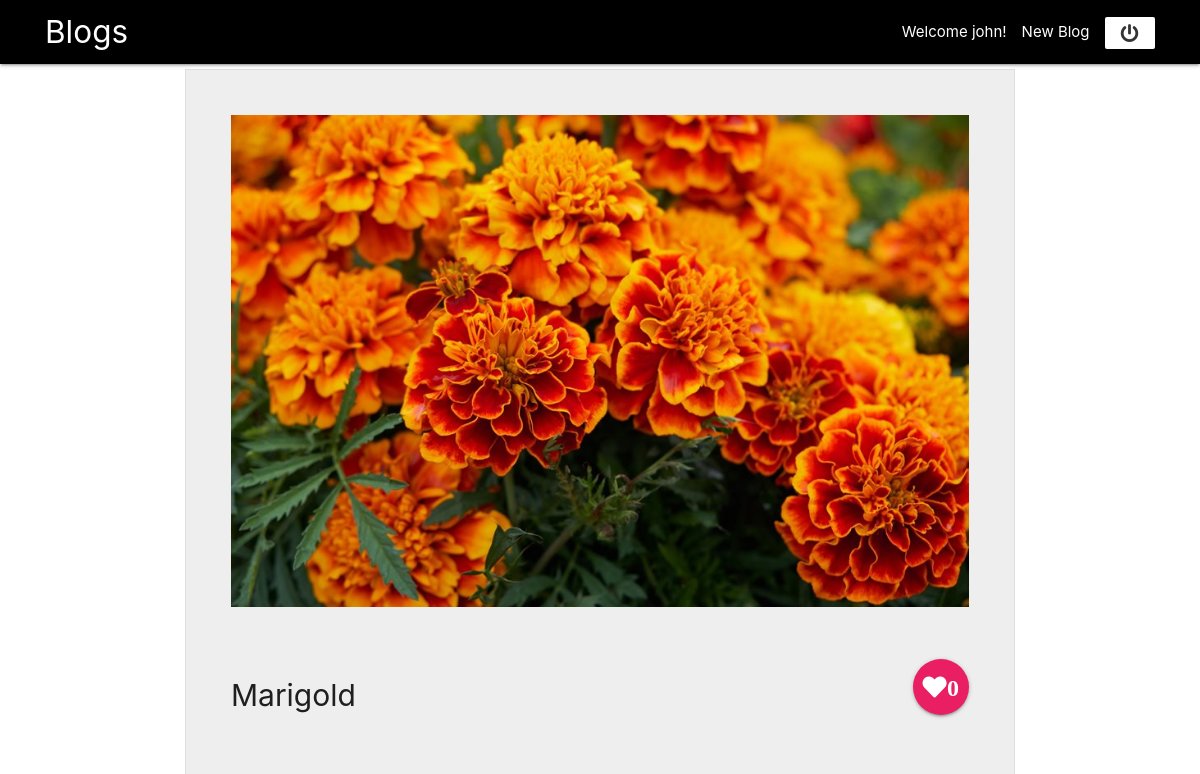
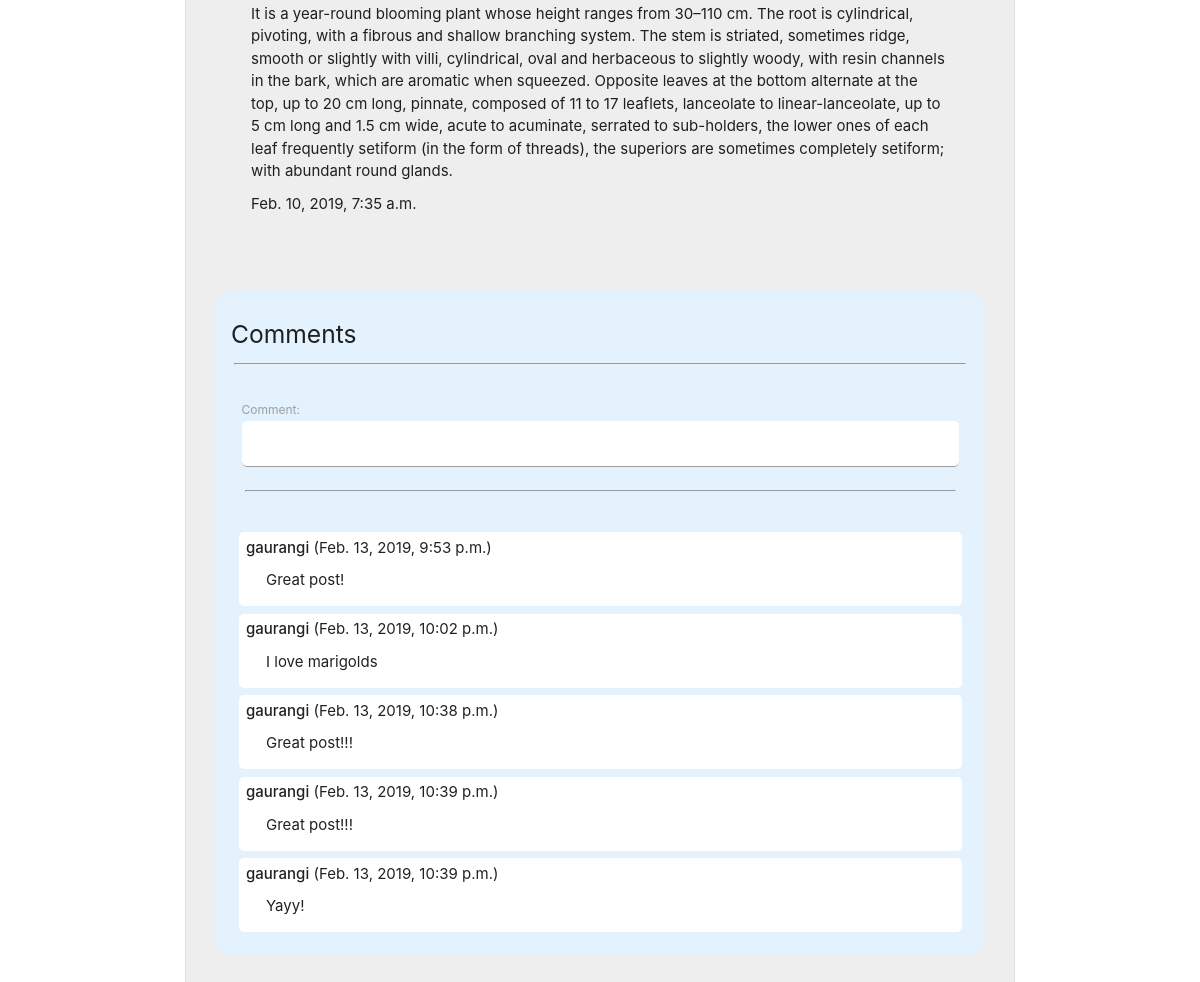
Screenshot of /blogs/marigold/ (signed in) with the database file from the repository (2 pictures, top to bottom).
### bloglist/models.py (models this page shows, shortened)
class Blog(models.Model):
    title=models.CharField(max_length=100)
    slug=models.SlugField()
    description=models.TextField()
    likes=models.ManyToManyField(User, related_name='likes', blank=True)
    date=models.DateTimeField(auto_now_add=True)
    thumb=models.ImageField(default='default.png', blank=True)
    author=models.ForeignKey(User, default=None, on_delete=models.CASCADE)
    def total_likes(self):
        return self.likes.count()

class Comment(models.Model):
    blog=models.ForeignKey(Blog, default=None, on_delete=models.CASCADE)
    comment=models.CharField(max_length=255)
    author = models.ForeignKey(User, default=None, on_delete=models.CASCADE)
    date = models.DateTimeField(auto_now_add=True)

### bloglist/views.py (the view)
# urls.py: path('<slug:slug>/', views.blog_details, name='detail')
def blog_details(request, slug):
    blog = Blog.objects.get(slug = slug)
    comments = Comment.objects.filter(blog=blog.id).order_by('date')[:5]
    if request.method == "POST":
        print(request.POST)
        if "likes" in request.POST:
            blog.likes.add(request.user)
            print(blog.likes)
            form = forms.CreateComment()
            return render(request, 'bloglist/blog_detail.html', {'blog': blog, 'comments': comments, 'form': form})
        else:
            form = forms.CreateComment(request.POST)
            if form.is_valid():
                new_comment=form.save(commit=False)
                new_comment.blog=blog
                new_comment.author=request.user if request.user else 'guest'
                new_comment.save()
                form = forms.CreateComment()
                return render(request, 'bloglist/blog_detail.html', {'blog': blog, 'comments': comments, 'form':form})
    else:
        form = forms.CreateComment()
    return render(request, 'bloglist/blog_detail.html', {'blog': blog, 'comments':comments, 'form':form })

### bloglist/forms.py
class CreateComment(forms.ModelForm):
    class Meta:
        model = models.Comment
        fields = ['comment']
    def __init__(self, *args, **kwargs):
        super().__init__(*args, **kwargs)
        self.fields['comment'].widget.attrs.update({'class': 'special'})

### bloglist/templates/bloglist/blog_detail.html (shortened to what this page needs)
{% extends 'base_layout.html' %}
{% block content %}
<div class="container">
    {% if blog %}
    <div class="blog-detail grey lighten-3">
    <div class="blog">
      <img src="{{ blog.thumb.url }}" alt="Thumbnail" />
        <div class="row likes">
            <h2 class="left">{{ blog.title }}</h2>
            {% if user.is_authenticated %}
            <form class="right" action="{% url 'bloglist:detail' blog.slug %}" method="post">
            <button class="btn-floating btn-large pink right" type="submit" name="likes" value="{{blog.id}}"><i class="fas fa-heart">{{blog.total_likes}}</i></button>
            </form>
            {% else %}
            <button class="btn-floating pink btn-large right" type="" name="likes" value="{{blog.id}}"><i class="fas fa-heart">{{blog.total_likes}}</i></button>
            {% endif %}
        </div>
        <div class="row">
      <p>{{ blog.description }}</p>
      <p>{{ blog.date }}</p>
    </div>
  </div>
    <div class="blog blue lighten-5">
        <h5>Comments</h5>
        <hr>
        {% if user.is_authenticated %}
        <div class="comment-form">
        <form action="{% url 'bloglist:detail' blog.slug %}" method="post">
            {{ form }}
        </form>
        <hr>
        </div>
        {% endif %}
        {% if comments %}
        {% for comment in comments %}
        <div class="comments">
            <strong>{{ comment.author }}</strong>
            <span class="date"> ({{ comment.date }})</span>
            <p>{{ comment.comment|linebreaks }}</p>
        </div>
      {% endfor %}
      {% else %}
        <p>No comments here yet :(</p>
      {% endif %}
     </div>
     {% else %}
       <p>There are no Blogs!</p>
    {% endif %}
    </div>
    </div>
{% endblock %}

### templates/base_layout.html (shortened to what this page needs)
{% load static from staticfiles %}
<!DOCTYPE html>
<html lang="en">
<head>
    <link rel="stylesheet" href="{% static 'style.css' %}">
    <link rel="stylesheet" href="https://cdnjs.cloudflare.com/ajax/libs/materialize/1.0.0/css/materialize.min.css">
    <link rel="stylesheet" href="https://use.fontawesome.com/releases/v5.7.1/css/all.css">
</head>
<body>
    <div class="navbar-fixed">
        <nav class="black">
            <div class="navbar-wrapper black ">
                <a href="{% url 'homepage' %}" class="brand-logo">Blogs</a>
                <ul class="right hide-on-med-and-down">
                    {% if user.is_authenticated %}
                    <li>Welcome {{user}}!</li>
                    <li><a href="{% url 'bloglist:create' %}" >New Blog </a>
                    </li>
                    <li>
                    <form action="{% url 'useraccounts:logout' %}" method="post">
                        <button class="btn-flat btn-small white waves-effect waves-light tooltipped" data-tooltip="Logout" type="submit">
                            <i class="fas fa-power-off"></i></button>
                    </form>
                    </li>
                    {% else %}
                    <li><a href="{% url 'useraccounts:login' %}">Login</a></li>
                    <li><a href="{% url 'useraccounts:signup' %}">Signup</a></li>
                    {% endif %}
                </ul>
            </div>
        </nav>
    </div>
     {% block content %}
     {% endblock %}
</body>
</html>

### assets/style.css (style rules this page uses)
a, a:hover, a:visited { text-decoration: none; }
.blog { padding: 10px,10px; position: relative; padding-bottom: 40px; border-radius: 18px; }
.blog h2 { font-size: 1.2em; }
.blog-detail .blog { padding: 1rem; margin:2rem 2rem; }
.blog-detail .blog img { max-width: 100%; max-height:500px; }
.blog-detail .blog h2 { text-align: center; margin: 20px auto; font-size: 2em }
.blog-detail { border: 1px solid #0011; margin:5px; }
.blog-detail .blog p { margin: 10px 20px }
.row { margin-top:3rem; }
.navbar-wrapper { padding: 0rem 3rem; }
.comment-form { padding:.2rem; margin:.5rem; border-radius:5px; }
input#id_comment { border-radius:5px; border:solid 2px #11111; background-color:white; }
.comments { padding:.3rem .3rem .3rem .5rem; margin:.5rem; border-radius:5px; background-color:white; }
hr { margin:1rem .2rem 2rem; }

### rows the page displays
Blog: thumb (picture), title "Marigold", total_likes "0", description "It is a year-round blooming plant whose height ranges from 30–110 cm. The root is cylindrical, pivoting, with a fibrous and shallow branching system. The stem is striated, sometimes ridge, smooth or slightly with villi, cylindrical, oval and herbaceous to slightly woody, with resin channels in the bark, which are aromatic when squeezed. Opposite leaves at the bottom alternate at the top, up to 20 cm long, pinnate, composed of 11 to 17 leaflets, lanceolate to linear-lanceolate, up to 5 cm long and 1.5 cm wide, acute to acuminate, serrated to sub-holders, the lower ones of each leaf frequently setiform (in the form of threads), the superiors are sometimes completely setiform; with abundant…", date "Feb. 10, 2019, 7:35 a.m."
Comment: author "gaurangi", date "Feb. 13, 2019, 9:53 p.m.", comment "Great post!"
Comment: author "gaurangi", date "Feb. 13, 2019, 10:02 p.m.", comment "I love marigolds"
Comment: author "gaurangi", date "Feb. 13, 2019, 10:38 p.m.", comment "Great post!!!"
Comment: author "gaurangi", date "Feb. 13, 2019, 10:39 p.m.", comment "Great post!!!"
Comment: author "gaurangi", date "Feb. 13, 2019, 10:39 p.m.", comment "Yayy!"

### other values shown
{{ user }} "john"
